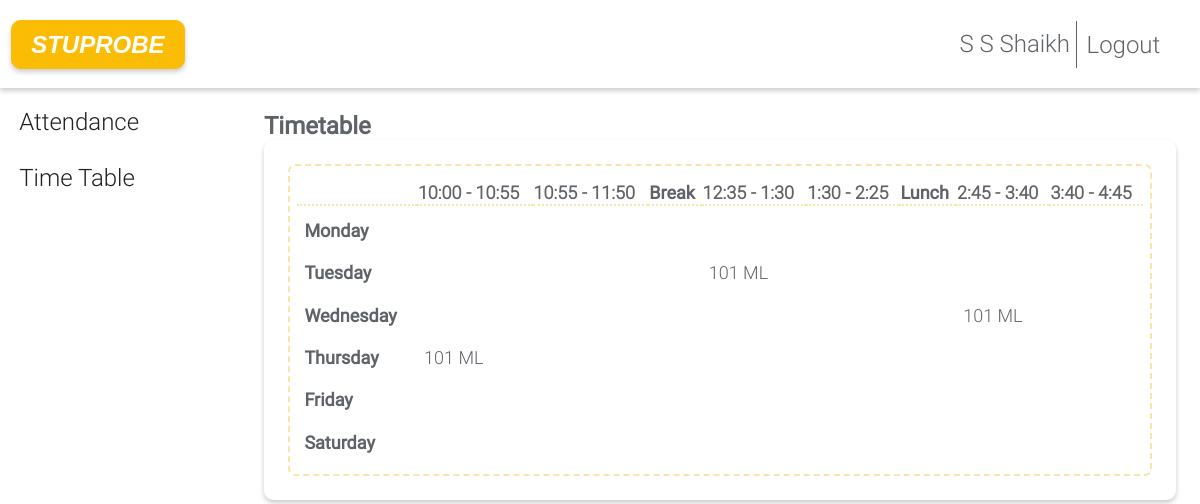
The page /stuprobe/teacher/teacher_1/t_timetable/ (signed in) on the database its author committed.
### stuprobe/models.py (models this page shows, shortened)
class User(AbstractUser):
    @property
    def is_student(self):
        if hasattr(self, 'student'):
            return True
        return False
    @property
    def is_teacher(self):
        if hasattr(self, 'teacher'):
            return True
        return False

class Teacher(models.Model):
    user = models.OneToOneField(User, on_delete=models.CASCADE, null=True)
    id = models.CharField(primary_key=True, max_length=100)
    dept = models.ForeignKey(Dept, on_delete=models.CASCADE, default=1)
    name = models.CharField(max_length=100)

class AssignTime(models.Model):
    assign = models.ForeignKey(Assign, on_delete=models.CASCADE)
    period = models.CharField(max_length=50, choices=time_slots, default='11:00 - 11:50')
    day = models.CharField(max_length=15, choices=DAYS_OF_WEEK)

class Assign(models.Model):
    class_id = models.ForeignKey(Class, on_delete=models.CASCADE)
    course = models.ForeignKey(Course, on_delete=models.CASCADE)
    teacher = models.ForeignKey(Teacher, on_delete=models.CASCADE)
    class Meta:
        unique_together = (('course', 'class_id', 'teacher'),)

class Course(models.Model):
    dept = models.ForeignKey(Dept, on_delete=models.CASCADE)
    id = models.CharField(primary_key='True', max_length=50)
    name = models.CharField(max_length=50)
    shortname = models.CharField(max_length=50, default='X')

### stuprobe/views.py (the view)
# urls.py: path('teacher/<slug:teacher_id>/t_timetable/', views.t_timetable, name='t_timetable'),
@login_required()
def t_timetable(request, teacher_id):
    asst = AssignTime.objects.filter(assign__teacher_id=teacher_id)
    class_matrix = [[True for i in range(9)] for j in range(6)]
    for i, d in enumerate(DAYS_OF_WEEK):
        t = 0
        for j in range(9):
            if j == 0:
                class_matrix[i][0] = d[0]
                continue
            if j == 3 or j == 6:
                continue
            try:
                a = asst.get(period=time_slots[t][0], day=d[0])
                class_matrix[i][j] = a
            except AssignTime.DoesNotExist:
                pass
            t += 1
    print(class_matrix)
    context = {
        'class_matrix': class_matrix,
    }
    return render(request, 'stuprobe/t_timetable.html', context)

### stuprobe/templates/stuprobe/t_timetable.html
{% extends 'stuprobe/base.html' %}
{% block content %}
<b>Timetable</b>
<div class="card">
    <table width="100%" cellspacing="0">
        <thead class="cf">
            <tr>
                <th>      </th>
                <th>10:00 - 10:55</th>
                <th>10:55 - 11:50</th>
                <th><b>Break</b> </th>
                <th>12:35 - 1:30</th>
                <th>1:30 - 2:25</th>
                <th><b>Lunch</b></th>
                <th>2:45 - 3:40</th>
                <th>3:40 - 4:45</th>
            </tr>
        </thead>
        <tbody>
            {% for i in class_matrix %}
            <tr>
                {% for j in i %}
                    {% if forloop.counter == 1 %}
                        <td><b>{{ j }}</b></td>
                    {% elif j == True %}
                        <td></td>
                    {% else %}
                       <td>{{ j.assign.class_id_id }} {{ j.assign.course.shortname }}</td>
                    {% endif %}
                {% endfor %}
            </tr>
            {% endfor %}
        </tbody>
    </table>
</div>
{% endblock %}

### stuprobe/templates/stuprobe/base.html (shortened to what this page needs)
{% load static %}
<!DOCTYPE html>
<html lang="en">
   <head>
      <link href="{% static '/stuprobe/css/custom.css' %}" rel="stylesheet">
   </head>
   <body>
      <nav>
         <div class="nav-logo">
            <a href="{% url 'home' %}">Stuprobe</a>
         </div>
         <div class="nav-end">
            <div class="nav-username">
               {% if request.user.is_student %}
               <item>
                  <span>{{request.user.student.name}}</span>
               </item>
               {% elif request.user.is_teacher %}
               <item>
                  <span>{{request.user.teacher.name}}</span>
               </item>
               {% endif %}
               <a class="logout" href="/accounts/logout">
                  Logout
               </a>
            </div>
         </div>
      </nav>
      <div class="main-grid">
         <aside>
               {% if request.user.is_student %}
                  <a href="{% url 'attendance' request.user.student.GRN %}">
                  <span>Attendance</span>
                  </a>
                  <a href="{% url 'timetable' request.user.student.class_id_id %}">
                  <span>Time Table</span>
                  </a>
               {% elif request.user.is_teacher %}
                  <a href="{% url 't_clas' request.user.teacher.id %}">
                  <span>Attendance</span>
                  </a>
                  <a href="{% url 't_timetable' request.user.teacher.id %}">
                  <span>Time Table</span>
                  </a>
               {% endif %}
         </aside>
         <div class="content-padding">
            <div>
               {% block content %}
               {% endblock %}
            </div>
         </div>
      </div>
   </body>
</html>

### stuprobe/static/stuprobe/css/custom.css (style rules this page uses)
html, body { margin:0; font-family: Roboto-Light; font-size: 24px; color: #5f6368; background: #fff; }
a { display: inline-block; all: unset; cursor: pointer; padding: .4em; margin: auto; }
b,.btn { font-family: Roboto; }
.logout { border-left: 1px solid #5f6368; }
nav { display: flex; padding: 10px; align-items: center; border: 1px solid #fff; background-color: #fff; box-shadow: 0 3px 5px rgba(0,0,0,0.20); }
.nav-end { margin-left: auto; padding: .4em; display: flex; align-items: center; }
.nav-logo { display: inline; padding: .4em; background-color: #fbbc05; border: 1px solid #fbbc05; border-radius: .40em; box-shadow: 0 3px 5px rgba(0,0,0,0.20); font-family: sans-serif; font-style: italic; text-transform: uppercase; font-weight: bold; color: #fff; }
.nav-username { display: inline; padding: .4em; }
.card { padding: 1em; border-radius: .4em; box-shadow: 0 3px 5px rgba(0,0,0,0.20); }
aside { color: #202124; display: inline-block; }
aside > a { display: block; margin: .4em; padding: .4em; font-size: 100%; border-radius: 0px 99px 100px 0px / 0px 100px 100px 0px; }
.main-grid { display: grid; grid-template-columns: .5fr 2fr ; }
.content-padding { padding: 1em; }
table { border-collapse:separate; border-spacing:0 .4em; border: 2px dashed #f8e5ab; border-radius: .4em; padding: 0.40em; font-size: large; }
tbody { padding: .4em; margin: .4em; }
th { text-align: start; border-bottom: 2px dotted #f8e5ab; }
tr { padding: .4em; }
td { margin: .4em; padding: .4em; }

### rows shown on the page
User: user.teacher.name "S S Shaikh"
AssignTime: i "Tuesday", assign.class_id_id "101", assign.course.shortname "ML"
AssignTime: i "Wednesday", assign.class_id_id "101", assign.course.shortname "ML"
AssignTime: i "Thursday", assign.class_id_id "101", assign.course.shortname "ML"

### other values the page prints
{{ j }} "Monday" "Friday" "Saturday"
